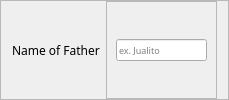
           <widget class="QFrame" name="frame_7">
            <property name="frameShape">
             <enum>QFrame::StyledPanel</enum>
            </property>
            <property name="frameShadow">
             <enum>QFrame::Raised</enum>
            </property>
            <layout class="QHBoxLayout" name="horizontalLayout_8">
             <property name="topMargin">
              <number>0</number>
             </property>
             <property name="bottomMargin">
              <number>0</number>
             </property>
             <item>
              <widget class="QLabel" name="label_4">
               <property name="font">
                <font>
                 <family>Moon</family>
                </font>
               </property>
               <property name="text">
                <string>Name of Father</string>
               </property>
              </widget>
             </item>
             <item>
              <widget class="QFrame" name="frame_8">
               <property name="frameShape">
                <enum>QFrame::StyledPanel</enum>
               </property>
               <property name="frameShadow">
                <enum>QFrame::Raised</enum>
               </property>
               <layout class="QHBoxLayout" name="horizontalLayout_9">
                <item>
                 <widget class="QLineEdit" name="fatherNameLine">
                  <property name="font">
                   <font>
                    <family>Raleway</family>
                    <pointsize>7</pointsize>
                   </font>
                  </property>
                  <property name="placeholderText">
                   <string>ex. Jualito</string>
                  </property>
                 </widget>
                </item>
               </layout>
              </widget>
             </item>
            </layout>
           </widget>
